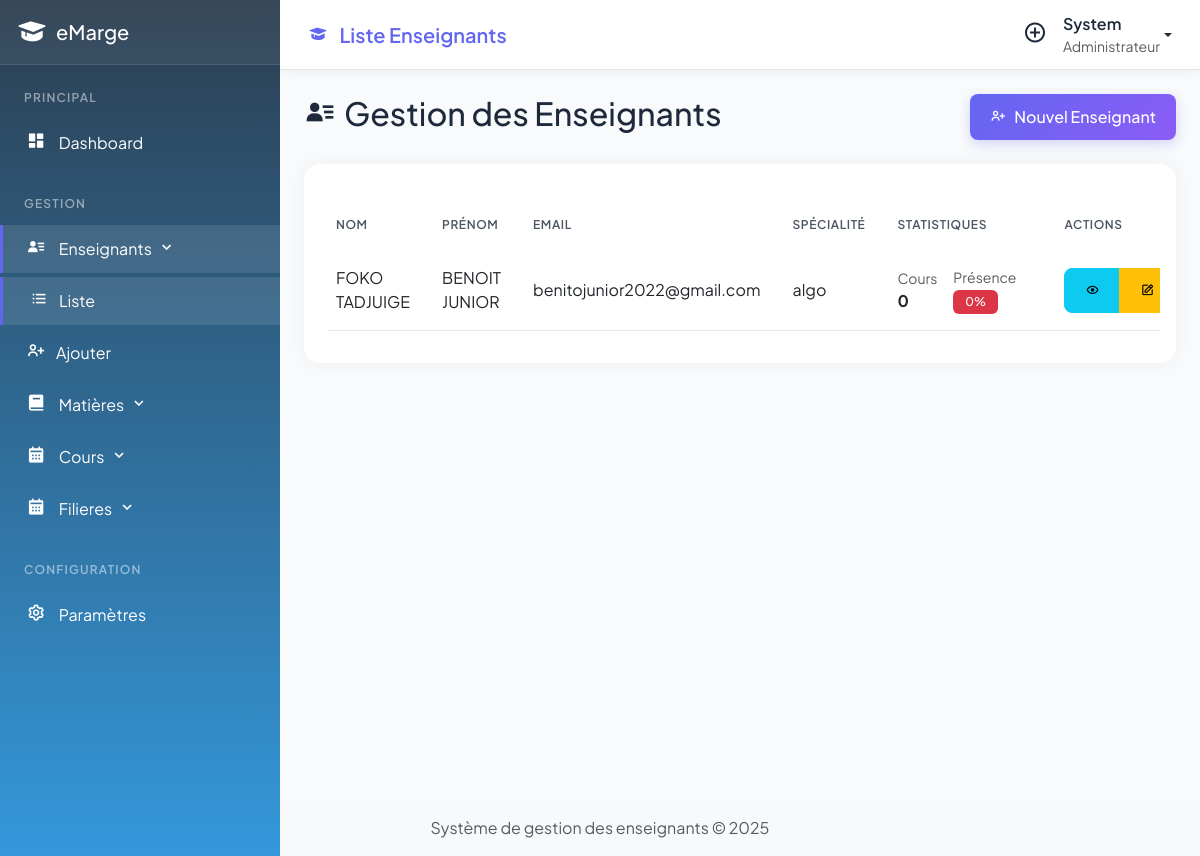
Page /admin/enseignants/liste.php (signed in) on the committed database.
### tables this page shows
CREATE TABLE `enseignants` (
  `id` int(11) NOT NULL,
  `nom` varchar(100) DEFAULT NULL,
  `prenom` varchar(100) DEFAULT NULL,
  `email` varchar(100) DEFAULT NULL,
  `mot_de_passe` varchar(255) DEFAULT NULL,
  `specialite` varchar(100) DEFAULT NULL,
  `date_creation` TIMESTAMP DEFAULT CURRENT_TIMESTAMP,
  `status` ENUM('actif', 'inactif') DEFAULT 'actif'
);

### admin/enseignants/liste.php (the view, shortened to what this page needs)
<?php
require_once '../../config/db.php';
require_once '../../includes/header.php';
$stmt = $pdo->query("
    SELECT e.*,
           COUNT(DISTINCT c.id) as nombre_cours,
           COUNT(DISTINCT CASE WHEN c.emarge = 1 THEN c.id END) as cours_emerges
    FROM enseignants e
    LEFT JOIN cours c ON e.id = c.enseignant_id
    GROUP BY e.id
    ORDER BY e.nom, e.prenom
");
?>
<?php require_once '../../includes/navbar.php'; ?>
<div class="d-flex wrapper">
    <?php require_once '../../includes/sidebar.php'; ?>
    <div class="main-content">
        <div class="content-header d-flex justify-content-between align-items-center mb-4">
            <h2><i class='bx bxs-user-detail me-2'></i>Gestion des Enseignants</h2>
            <div class="header-actions">
                <a href="ajouter.php" class="btn btn-primary">
                    <i class='bx bx-user-plus me-2'></i>Nouvel Enseignant
                </a>
            </div>
        </div>
        <div class="card">
            <div class="card-body">
                <div class="table-responsive">
                    <table class="table table-modern">
                        <thead>
                            <tr>
                                <th>Nom</th>
                                <th>Prénom</th>
                                <th>Email</th>
                                <th>Spécialité</th>
                                <th>Statistiques</th>
                                <th>Actions</th>
                            </tr>
                        </thead>
                        <tbody>
                            <?php while($row = $stmt->fetch()):
                                $taux_presence = $row['nombre_cours'] > 0
                                    ? round(($row['cours_emerges'] / $row['nombre_cours']) * 100)
                                    : 0;
                            ?>
                            <tr>
                                <td><?= htmlspecialchars($row['nom']) ?></td>
                                <td><?= htmlspecialchars($row['prenom']) ?></td>
                                <td><?= htmlspecialchars($row['email']) ?></td>
                                <td><?= htmlspecialchars($row['specialite']) ?></td>
                                <td>
                                    <div class="d-flex align-items-center">
                                        <div class="me-3">
                                            <small class="text-muted d-block">Cours</small>
                                            <span class="fw-bold"><?= $row['nombre_cours'] ?></span>
                                        </div>
                                        <div class="me-3">
                                            <small class="text-muted d-block">Présence</small>
                                            <span class="badge bg-<?= $taux_presence >= 75 ? 'success' : ($taux_presence >= 50 ? 'warning' : 'danger') ?>">
                                                <?= $taux_presence ?>%
                                            </span>
                                        </div>
                                    </div>
                                </td>
                                <td>
                                    <div class="btn-group">
                                        <a href="detail.php?id=<?= $row['id'] ?>" class="btn btn-sm btn-info">
                                            <i class='bx bx-show'></i>
                                        </a>
                                        <a href="modifier.php?id=<?= $row['id'] ?>" class="btn btn-sm btn-warning">
                                            <i class='bx bx-edit'></i>
                                        </a>
                                    </div>
                                </td>
                            </tr>
                            <?php endwhile; ?>
                        </tbody>
                    </table>
                </div>
            </div>
        </div>
    </div>
</div>
<?php require_once '../../includes/footer.php'; ?>

### includes/header.php (shortened to what this page needs)
<!DOCTYPE html>
<html lang="fr">
<head>
    <link href="https://cdn.jsdelivr.net/npm/bootstrap@5.3.0/dist/css/bootstrap.min.css" rel="stylesheet">
    <link href="https://cdn.jsdelivr.net/npm/boxicons@2.1.4/css/boxicons.min.css" rel="stylesheet">
    <link rel="stylesheet" href="/gestion_enseignants/assets/css/style.css">
    <link rel="stylesheet" href="https://cdn.jsdelivr.net/npm/animate.css@4.1.1/animate.min.css">
</head>
<body></body>

### includes/navbar.php (shortened to what this page needs)
<?php
$current_page = basename($_SERVER['PHP_SELF']);
$page_titles = [
    'dashboard.php' => 'Tableau de bord',
    'liste.php' => 'Liste',
    'ajouter.php' => 'Ajouter',
    'detail.php' => 'Détail',
    'modifier.php' => 'Modifier',
];
$context = '';
if (strpos($_SERVER['REQUEST_URI'], '/enseignants/') !== false) {
    $context = 'Enseignants';
} elseif (strpos($_SERVER['REQUEST_URI'], '/matieres/') !== false) {
    $context = 'Matières';
} elseif (strpos($_SERVER['REQUEST_URI'], '/cours/') !== false) {
    $context = 'Cours';
}
$page_title = isset($page_titles[$current_page]) ? $page_titles[$current_page] . ' ' . $context : 'Gestion des Enseignants';
?>
<nav class="navbar navbar-expand-lg navbar-glass fixed-top">
    <div class="container-fluid">
        <div class="d-flex align-items-center">
            <a class="navbar-brand" href="/gestion_enseignants/admin/dashboard.php">
                <i class='bx bxs-graduation me-2'></i>
                <?= $page_title ?>
            </a>
        </div>
        <div class="navbar-right d-flex align-items-center">
            <div class="nav-item dropdown me-3">
                <a class="nav-link" href="#" role="button" data-bs-toggle="dropdown">
                    <i class='bx bx-plus-circle fs-4'></i>
                </a>
            </div>
            <div class="nav-item dropdown">
                <a class="nav-link dropdown-toggle d-flex align-items-center" href="#" role="button" data-bs-toggle="dropdown">
                    <div class="d-none d-md-block">
                        <div class="fw-semibold"><?= $_SESSION['admin']['prenom'] ?? 'Admin' ?></div>
                        <div class="text-muted small">Administrateur</div>
                    </div>
                </a>
            </div>
        </div>
    </div>
</nav>

### includes/sidebar.php (shortened to what this page needs)
<?php
$current_page = str_replace('/gestion_enseignants/admin/', '', $_SERVER['PHP_SELF']);
$current_section = explode('/', $current_page)[0];
?>
<div class="sidebar bg-dark text-white">
    <div class="sidebar-header p-3">
        <div class="d-flex align-items-center">
            <i class='bx bxs-graduation fs-2 me-2'></i>
            <h5 class="mb-0">eMarge</h5>
        </div>
    </div>
    <div class="menu-category">Principal</div>
    <ul class="list-unstyled components">
        <li>
            <a href="/gestion_enseignants/admin/dashboard.php"
               class="nav-link text-white <?= $current_page == 'dashboard.php' ? 'active' : '' ?>">
                <i class='bx bxs-dashboard me-2'></i>
                <span>Dashboard</span>
            </a>
        </li>
        <div class="menu-category">Gestion</div>
        <li>
            <a href="#enseignantsSubmenu" data-bs-toggle="collapse"
               class="nav-link text-white <?= $current_section == 'enseignants' ? 'active' : '' ?>">
                <i class='bx bxs-user-detail me-2'></i>
                <span>Enseignants</span>
                <i class='bx bx-chevron-down ms-auto'></i>
            </a>
            <ul class="collapse <?= $current_section == 'enseignants' ? 'show' : '' ?> list-unstyled" id="enseignantsSubmenu">
                <li>
                    <a href="/gestion_enseignants/admin/enseignants/liste.php"
                       class="nav-link text-white ps-4 <?= $current_page == 'enseignants/liste.php' ? 'active' : '' ?>">
                        <i class='bx bx-list-ul me-2'></i>Liste
                    </a>
                </li>
                <li>
                    <a href="/gestion_enseignants/admin/enseignants/ajouter.php"
                       class="nav-link text-white ps-4 <?= $current_page == 'enseignants/ajouter.php' ? 'active' : '' ?>">
                        <i class='bx bx-user-plus me-2'></i>Ajouter
                    </a>
                </li>
            </ul>
        </li>
        <li>
            <a href="#matieresSubmenu" data-bs-toggle="collapse"
               class="nav-link text-white <?= $current_section == 'matieres' ? 'active' : '' ?>">
                <i class='bx bxs-book me-2'></i>
                <span>Matières</span>
                <i class='bx bx-chevron-down ms-auto'></i>
            </a>
        </li>
        <li>
            <a href="#coursSubmenu" data-bs-toggle="collapse"
               class="nav-link text-white <?= $current_section == 'cours' ? 'active' : '' ?>">
                <i class='bx bxs-calendar me-2'></i>
                <span>Cours</span>
                <i class='bx bx-chevron-down ms-auto'></i>
            </a>
        </li>
        <li>
            <a href="#filieresSubmenu" data-bs-toggle="collapse"
               class="nav-link text-white <?= $current_section == 'filieres' ? 'active' : '' ?>">
                <i class='bx bxs-calendar me-2'></i>
                <span>Filieres</span>
                <i class='bx bx-chevron-down ms-auto'></i>
            </a>
        </li>
        <div class="menu-category">Configuration</div>
        <li>
            <a href="/gestion_enseignants/admin/profil.php"
               class="nav-link text-white <?= $current_page == 'profil.php' ? 'active' : '' ?>">
                <i class='bx bx-cog me-2'></i>
                <span>Paramètres</span>
            </a>
        </li>
    </ul>
</div>

### includes/footer.php (shortened to what this page needs)
<footer class="footer mt-auto py-3 bg-light">
    <div class="container text-center">
        <span class="text-muted">Système de gestion des enseignants &copy; <?php echo date('Y'); ?></span>
    </div>
</footer>
</body>
</html>

### assets/css/style.css (style rules this page uses)
:root { --primary-color: #6366f1; --secondary-color: #8b5cf6; --success-color: #10b981; --info-color: #3b82f6; --warning-color: #f59e0b; --danger-color: #ef4444; --background-color: #f1f5f9; --text-primary: #1e293b; --text-secondary: #64748b; --card-shadow: 0 4px 6px -1px rgba(0,0,0,0.1),0 2px 4px -1px rgba(0,0,0,0.06); --body-bg: #f0f2f5; --nav-height: 70px; --sidebar-width: 280px; --header-bg: linear-gradient(to right, #4338ca, #6366f1); --primary: #4f46e5; --primary-dark: #4338ca; --secondary: #0ea5e9; --success: #22c55e; --warning: #f59e0b; --danger: #ef4444; --dark: #0f172a; --light: #f8fafc; }
body { font-family: 'Plus Jakarta Sans', sans-serif; background: var(--body-bg); min-height: 100vh; overflow-x: hidden; color: var(--text-primary); }
.sidebar { min-width: var(--sidebar-width); max-width: var(--sidebar-width); min-height: 100vh; background: linear-gradient(to bottom, #2c3e50, #3498db); position: fixed; left: 0; top: 0; z-index: 1040; }
.sidebar-header { padding: 1.5rem; text-align: center; border-bottom: 1px solid rgba(255,255,255,0.1); background: rgba(255,255,255,0.05); }
.sidebar .nav-link { color: rgba(255,255,255,0.7); padding: 0.75rem 1.5rem; margin: 0.25rem 0; border-radius: 0; transition: all 0.3s ease; }
.sidebar .nav-link:hover, .sidebar .nav-link.active { color: #fff; background: rgba(255,255,255,0.1); border-left: 3px solid var(--primary-color); padding-left: calc(1.5rem - 3px); }
.sidebar .nav-link i { width: 1.5rem; font-size: 1.2rem; margin-right: 0.75rem; text-align: center; }
.main-content { flex: 1; margin-left: var(--sidebar-width); padding: 1.5rem; padding-top: calc(var(--nav-height) + 1rem); background: var(--body-bg); min-height: 100vh; transition: all 0.3s ease; width: calc(100% - var(--sidebar-width)); }
.card { border: none; border-radius: 1rem; box-shadow: 0 0 20px rgba(0,0,0,0.05); transition: all 0.3s ease; background: white; }
.btn { border-radius: 0.5rem; padding: 0.675rem 1.25rem; font-weight: 500; transition: all 0.3s ease; }
.btn-primary { background: linear-gradient(135deg, var(--primary-color), var(--secondary-color)); border: none; box-shadow: 0 4px 12px rgba(99, 102, 241, 0.25); }
.table { border-radius: 10px; overflow: hidden; }
.table thead th { background: var(--primary-color); color: #fff; font-weight: 500; border: none; }
.navbar { background: #fff !important; box-shadow: 0 2px 10px rgba(0,0,0,0.05); }
.navbar-brand { font-weight: 600; color: var(--primary-color) !important; }
.table-responsive { margin-top: 20px; }
.table-modern { width: 100%; border-collapse: separate; border-spacing: 0; --bs-table-hover-bg: rgba(99, 102, 241, 0.05); }
.table-modern thead th { background: white; color: #4b5563; font-weight: 600; text-transform: uppercase; font-size: 0.75rem; letter-spacing: 0.05em; padding: 1rem; border-bottom: 2px solid #e5e7eb; border: none; }
.table-modern tbody td { padding: 1rem; border-bottom: 1px solid #e2e8f0; vertical-align: middle; }
.table-modern tbody tr { transition: all 0.2s ease; }
.navbar-glass { background: rgba(255, 255, 255, 0.95) !important; backdrop-filter: blur(10px); border-bottom: 1px solid rgba(0, 0, 0, 0.05); padding-left: 280px; z-index: 1030; position: fixed; top: 0; right: 0; left: var(--sidebar-width); height: var(--nav-height); padding: 0.5rem 1.5rem; }
.badge { padding: 0.5em 1em; font-weight: 500; border-radius: 0.375rem; }
.wrapper { display: flex; min-height: 100vh; padding-top: var(--nav-height); }
.menu-category { font-size: 0.75rem; font-weight: 600; text-transform: uppercase; letter-spacing: 0.1em; padding: 1.5rem 1.5rem 0.5rem; color: rgba(255,255,255,0.5); }
.content-header { margin-bottom: 2rem; }
.main-content { flex: 1; padding: 2rem; margin-left: var(--sidebar-width); background: var(--light); }
.wrapper { display: flex; min-height: 100vh; padding-top: 70px; }
.navbar-glass { height: 70px; position: fixed; top: 0; right: 0; left: var(--sidebar-width); z-index: 1030; background: rgba(255, 255, 255, 0.95) !important; backdrop-filter: blur(10px); border-bottom: 1px solid rgba(0, 0, 0, 0.1); padding: 0.5rem 1.5rem; transition: all 0.3s ease; }
.sidebar { position: fixed; left: 0; top: 0; bottom: 0; width: var(--sidebar-width); z-index: 1040; }
.main-content { flex: 1; margin-left: var(--sidebar-width); padding: 1.5rem; width: calc(100% - var(--sidebar-width)); min-height: calc(100vh - 70px); }

### rows in the picture
enseignants: nom "FOKO TADJUIGE", prenom "BENOIT JUNIOR", email "benitojunior2022@gmail.com", specialite "algo", nombre_cours "0", taux_presence "0"

### other values in the picture
$page_title "Liste Enseignants"
$_SESSION['admin']['prenom'] "System"
